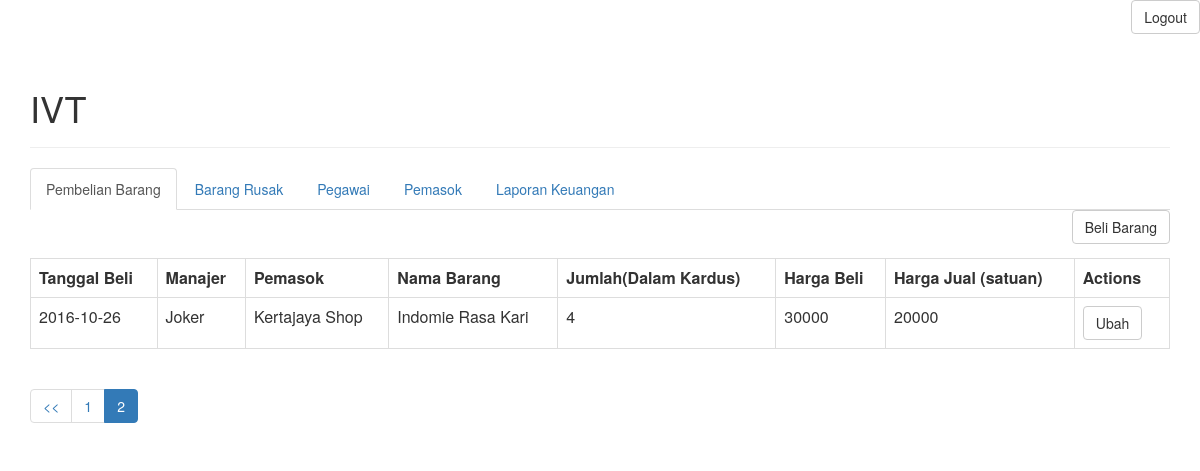
Screenshot of /view-pembelianbarang.php?page=2 (signed in) with the database file from the repository.
### tables this page shows
CREATE TABLE `pembelian_barang` (
  `id_pembelian` int(11) NOT NULL,
  `nim` int(11) DEFAULT NULL,
  `nip` int(11) DEFAULT NULL,
  `nib` int(11) DEFAULT NULL,
  `id_tra` int(11) DEFAULT NULL
);

CREATE TABLE `barang` (
  `nib` int(11) NOT NULL,
  `tanggal_tambah` date DEFAULT NULL,
  `nama` varchar(256) DEFAULT NULL,
  `jumlah` int(11) DEFAULT NULL,
  `harga_jual` int(11) DEFAULT NULL
);

CREATE TABLE `manajer` (
  `nim` int(11) NOT NULL,
  `nama` varchar(256) DEFAULT NULL,
  `no_tlp` varchar(256) DEFAULT NULL,
  `username` varchar(256) DEFAULT NULL,
  `password` varchar(64) DEFAULT NULL
);

CREATE TABLE `pemasok` (
  `nip` int(11) NOT NULL,
  `nama` varchar(256) DEFAULT NULL,
  `alamat` varchar(256) DEFAULT NULL,
  `no_tlp` varchar(256) DEFAULT NULL
);

CREATE TABLE `transaksi` (
  `id_tra` int(11) NOT NULL,
  `tanggal` date DEFAULT NULL,
  `pengeluaran` int(11) DEFAULT NULL,
  `pemasukan` int(11) DEFAULT NULL
);

### objects/pembelian_barang.php (called while the page is built, shortened)
<?php
class Pembelian_Barang{
    private $conn;
    private $table_name = "pembelian_barang";
    public function __construct($db){
        $this->conn = $db;
    }
    function readAll($page, $from_record_num, $records_per_page){
    $query = "SELECT
    id_pembelian, nim, nib, nip,id_tra
    FROM
    " . $this->table_name . "
    ORDER BY
    nim ASC
    LIMIT
    {$from_record_num}, {$records_per_page}";
    $stmt = $this->conn->prepare( $query );
    $stmt->execute();
    return $stmt;
}
}
?>

### objects/barang.php (called while the page is built, shortened)
<?php
class Barang{
    private $conn;
    private $table_name = "barang";
    public $nib;
    public function __construct($db){
        $this->conn = $db;
    }
	  public function readOne(){
        $query = "SELECT
                    nama, harga_jual, jumlah,tanggal_tambah
                FROM
                    " . $this->table_name . "
                WHERE
                    nib = ?
                LIMIT
                    0,1";
        $stmt = $this->conn->prepare( $query );
        $stmt->bindParam(1, $this->nib);
        $stmt->execute();
        $row = $stmt->fetch(PDO::FETCH_ASSOC);
        $this->nama = $row['nama'];
        $this->harga_jual = $row['harga_jual'];
        $this->jumlah = $row['jumlah'];
        $this->tanggal_tambah = $row['tanggal_tambah'];
    }
}
?>

### objects/manajer.php (called while the page is built, shortened)
<?php
class Manajer{
    private $conn;
    private $table_name = "manajer";
    public $nim;
    public function __construct($db){
        $this->conn = $db;
    }
      public function readOne(){
        $query = "SELECT
                    nama, no_tlp ,username,password
                FROM
                    " . $this->table_name . "
                WHERE
                    nim = ?
                LIMIT
                    0,1";
        $stmt = $this->conn->prepare( $query );
        $stmt->bindParam(1, $this->nim);
        $stmt->execute();
        $row = $stmt->fetch(PDO::FETCH_ASSOC);
        $this->nama = $row['nama'];
    }
}
?>

### objects/pemasok.php (called while the page is built, shortened)
<?php
class Pemasok{
    private $conn;
    private $table_name = "pemasok";
    public $nip;
    public function __construct($db){
        $this->conn = $db;
    }
      public function readOne(){
        $query = "SELECT
                    nama, alamat, no_tlp
                FROM
                    " . $this->table_name . "
                WHERE
                    nip = ?
                LIMIT
                    0,1";
        $stmt = $this->conn->prepare( $query );
        $stmt->bindParam(1, $this->nip);
        $stmt->execute();
        $row = $stmt->fetch(PDO::FETCH_ASSOC);
        $this->nama = $row['nama'];
    }
}
?>

### objects/transaksi.php (called while the page is built, shortened)
<?php
class Transaksi{
    private $conn;
    private $table_name = "transaksi";
    public $id_tra;
    public function __construct($db){
        $this->conn = $db;
    }
      public function readOne(){
        $query = "SELECT
                     tanggal, pengeluaran, pemasukan
                FROM
                    " . $this->table_name . "
                WHERE
                    id_tra = ?
                LIMIT
                    0,1";
        $stmt = $this->conn->prepare( $query );
        $stmt->bindParam(1, $this->id_tra);
        $stmt->execute();
        $row = $stmt->fetch(PDO::FETCH_ASSOC);
        $this->pengeluaran = $row['pengeluaran'];
        }
}
?>

### view-pembelianbarang.php (the view, shortened to what this page needs)
<div class="right-button-margin">
    <a href="logout_manajer.php" class="btn btn-default pull-right">Logout</a>
</div>
<?php
include_once 'objects/manajer.php';
include_once 'objects/barang.php';
include_once 'objects/pemasok.php';
include_once 'objects/transaksi.php';
include_once 'objects/pembelian_barang.php';
include_once "header.php";
?>
<ul class="nav nav-tabs">
  <li class="active"><a href="view-pembelianbarang.php">Pembelian Barang</a></li>
  <li><a href="view-barangrusakm.php">Barang Rusak</a></li>
  <li><a href="view-pegawai.php">Pegawai</a></li>
  <li><a href="view-pemasok.php">Pemasok</a></li>
  <li><a href="view-transaksi.php">Laporan Keuangan</a></li>
</ul>
<div class="right-button-margin">
    <a href="tambah-pembelian.php" class="btn btn-default pull-right">Beli Barang</a>
</div>
<?php
$page = isset($_GET['page']) ? $_GET['page'] : 1;
$records_per_page = 3;
$from_record_num = ($records_per_page * $page) - $records_per_page;
$database = new Database();
$db = $database->getConnection();
$pembelian_barang = new Pembelian_Barang($db);
$stmt = $pembelian_barang->readAll($page, $from_record_num, $records_per_page);
$num = $stmt->rowCount();
if ($num >0)
{
    $pemasok = new Pemasok($db);
    $barang = new Barang($db);
    $transaksi = new Transaksi($db);
    $manajer = new Manajer($db);
    echo '<table class="table table-hover table-responsive table-bordered" id="c">';
    echo '  <tr>';
    echo '      <th>Tanggal Beli</th>';
    echo '      <th>Manajer</th>';
    echo '      <th>Pemasok</th>';
    echo '      <th>Nama Barang</th>';
    echo '      <th>Jumlah(Dalam Kardus)</th>';
    echo '      <th>Harga Beli</th>';
    echo '      <th>Harga Jual (satuan)</th>';
    echo '      <th>Actions</th>';
    echo '  </tr>';
    while ($row = $stmt->fetch(PDO::FETCH_ASSOC))
    {
        extract($row);
        echo '<tr>';
        echo '  <td>';
            $barang->nib = $nib;
            $barang->readOne();
            echo $barang->tanggal_tambah;
        echo '</td>';
        echo '  <td>';
            $manajer->nim = $nim;
            $manajer->readOne();
            echo $manajer->nama;
        echo '</td>';
        echo '  <td>';
            $pemasok->nip = $nip;
            $pemasok->readOne();
            echo $pemasok->nama;
        echo '</td>';
        echo '  <td>';
            $barang->nib = $nib;
            $barang->readOne();
            echo $barang->nama;
        echo '</td>';
        echo '  <td>';
            echo $barang->jumlah;
        echo '</td>';
        echo '  <td>';
            $transaksi->id_tra = $id_tra;
            $transaksi->readOne();
            echo $transaksi->pengeluaran;
        echo '</td>';
        echo '  <td>';
            echo $barang->harga_jual;
        echo '</td>';
        echo '  <td>';
			echo '<a href="update-pembelian.php?id='.$id_pembelian.'" class="btn btn-default left-margin">Ubah</a>';
        echo '</td>';
        echo '</tr>';
    }
    echo '</table>';
}
else
{
    echo '<div>Barang Kosong.</div>';
}
?>
<?php
include_once 'paging-pembelianbarang.php';
?>
<?
include_once "footer.php";
?>

### header.php (style rules this page uses)
.left-margin { margin:0 .5em 0 0; }
.right-button-margin { margin: 0 0 1em 0; overflow: hidden; }

### rows the page displays
pembelian_barang: nib.tanggal_tambah "2016-10-26", nim.nama "Joker", nip.nama "Kertajaya Shop", nib.nama "Indomie Rasa Kari", nib.jumlah "4", id_tra.pengeluaran "30000", nib.harga_jual "20000"

### other values shown
$page_title "IVT"
